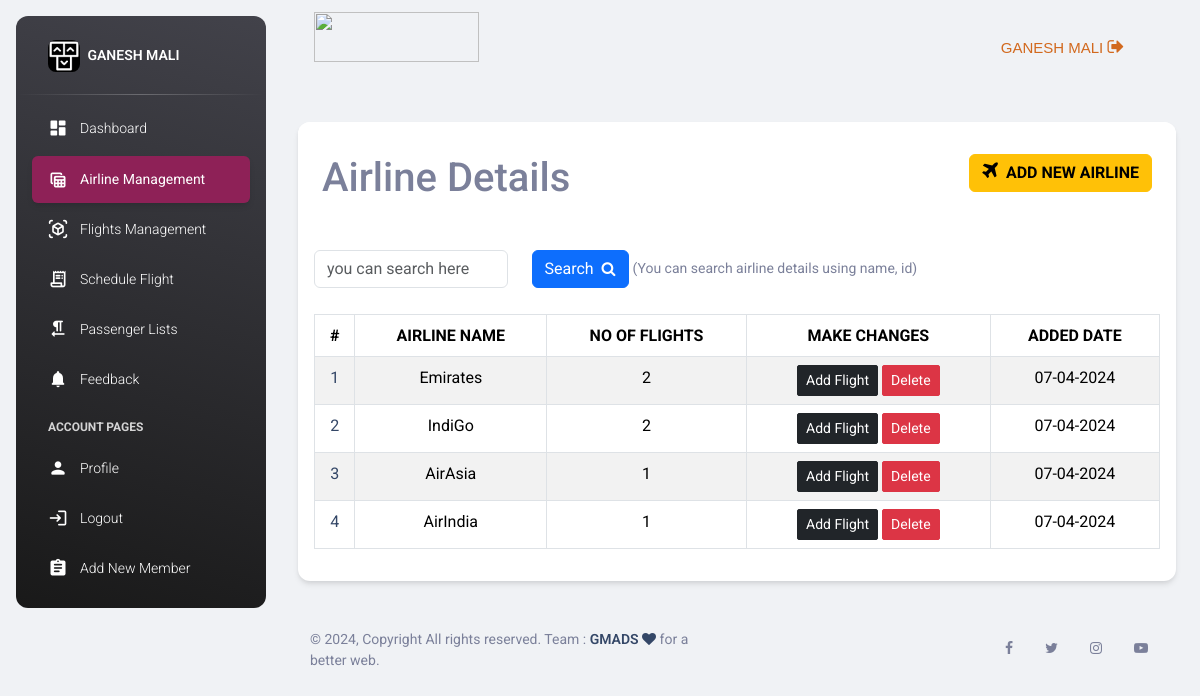
The app's page /airline-management.PHP (signed in) with its own data.
### tables this page shows
CREATE TABLE `airline` (
  `ano` int(255) NOT NULL,
  `aname` varchar(128) NOT NULL,
  `added_date` varchar(128) NOT NULL DEFAULT current_timestamp(),
  `no_of_flights` int(255) NOT NULL DEFAULT 0
);

### airline-management.PHP (the view, shortened to what the rows shown need)
<!DOCTYPE html>
<html lang="en">
<head>
  <link rel="stylesheet" href="https://cdn.jsdelivr.net/npm/bootstrap@5.3.2/dist/css/bootstrap.min.css">
  <link rel="stylesheet" href="https://cdnjs.cloudflare.com/ajax/libs/font-awesome/4.7.0/css/font-awesome.min.css">
  <link id="pagestyle" href="../assetsp/css/my.css?v=3.1.0" rel="stylesheet" />
  <link id="pagestyle" href="../assets/css/my.css?v=3.1.0" rel="stylesheet" />
</head>
<?php
  $hostName ="localhost";
  $dbusers ="root";
  $dbPassword ="";
  $dbName ="jetsetfly";
  $conn =mysqli_connect($hostName,$dbusers,$dbPassword,$dbName);
?>
<body class="g-sidenav-show  bg-gray-200">
  <main class="main-content position-relative max-height-vh-100 h-100 border-radius-lg ">
    <div class="container-fluid py-4">
      <div class="container">
          <div class="row">
            <div class="col-md-12 mt-4">
                <div class="card">
                    <div class="card-header">
                        <h4 class="card-title">
                            <h1>Airline Details
                                  <a href="add-airline.php"><button class="btn btn-warning float-end"><b> <i class="fa fa-plane" style="font-size:20px;"></i> &nbsp;ADD NEW AIRLINE</b></button></a>
                              </h1>
                        </h4>
                     </div>
                    <div class="card-body">
                                    <?php
                                    if(isset($_GET['search']))
                                    {
                                    ?>
                                    <br>
                                    <table class="table table-bordered table-striped table-hover">
                                <thead>
                                   <tr align="center">
                                      <th>#</th>
                                      <th>AIRLINE NAME</th>
                                      <th>NO OF FLIGHTS</th>
                                      <th>MAKE CHANGES</th>
                                      <th>ADDED DATE</th>
                                  </tr>
                                </thead>
                                <tbody>
                                    <?php
                                        $filter=$_GET['search'];
                                        $sql="SELECT * FROM airline WHERE CONCAT(ano,aname) LIKE '%$filter%' ";
                                        $result=mysqli_query($conn,$sql);
                                        if (mysqli_num_rows($result)>0)
                                        {
                                            foreach($result as $air)
                                            {
                                                ?>
                                                  <tr align="center">
                                                     <td><?php echo $air['ano']; ?></td>
                                                     <td><?php echo $air['aname'];
                                                         ?>
                                                     </td>
                                                     <td>
                                                      <?php
                                                        $ano=$air['ano'];
                                                        $sql="SELECT count(*) FROM flight WHERE ano=$ano";
                                                        $result=mysqli_query($conn,$sql);
                                                        if ($result)
                                                        {
                                                            $row = mysqli_fetch_row($result);
                                                            $count2 = $row[0];
                                                        }
                                                        else
                                                        {
                                                            $count2 = 0;
                                                        }
                                                        echo $count2;
                                                      ?>
                                                     </td>
                                                     <td>
                                                        <a href="add-flight.php?id=<?= $air['ano']; ?>" class="btn btn-dark btn-sm">Add Flight</a>
                                                        <a href="delete-airline.php?id=<?= $air['ano'];?>" class="btn btn-danger btn-sm">Delete</a>
                                                     </td>
                                                     <td><?php echo $air['added_date']; ?></td>
                                                  </tr>
                                                <?php
                                            }
                                        }
                                        else
                                        {
                                            echo "<div class='cont'><div class='alert alert-danger'>
                                                    No such record(s) found(s)
                                                  </div></div>";
                                        }
                                    }
                                    else
                                    {
                                    ?>
                         <br>
                         <table class="table table-bordered table-striped table-hover">
                                <thead>
                                <tr align="center">
                                      <th>#</th>
                                      <th>AIRLINE NAME</th>
                                      <th>NO OF FLIGHTS</th>
                                      <th>MAKE CHANGES</th>
                                      <th>ADDED DATE</th>
                                  </tr>
                                </thead>
                                <tbody>
                                    <?php
                                        $sql="SELECT * FROM airline";
                                        $result=mysqli_query($conn,$sql);
                                        if (mysqli_num_rows($result)>0)
                                        {
                                            foreach($result as $air)
                                            {
                                                ?>
                                                  <tr align="center">
                                                     <td><a href=""><?php echo $air['ano']; ?></td>
                                                     <td><?php echo $air['aname'];
                                                         ?>
                                                     </td>
                                                     <td>
                                                        <?php
                                                            $ano=$air['ano'];
                                                            $sql="SELECT count(*) FROM flight WHERE ano=$ano";
                                                            $result=mysqli_query($conn,$sql);
                                                            if ($result)
                                                            {
                                                                $row = mysqli_fetch_row($result);
                                                                $count2 = $row[0];
                                                            }
                                                            else
                                                            {
                                                                $count2 = 0;
                                                            }
                                                            echo $count2;
                                                        ?>
                                                     </td>
                                                     <td>
                                                        <a href="add-flight.php?id=<?= $air['ano']; ?>" class="btn btn-dark btn-sm">Add Flight</a>
                                                        <a href="delete-airline.php?id=<?= $air['ano'];?>" class="btn btn-danger btn-sm">Delete</a>
                                                     </td>
                                                     <td>
                                                        <?php
                                                            echo $air['added_date'];
                                                        ?>
                                                     </td>
                                                  </tr>
                                                <?php
                                            }
                                        }
                                        else
                                        {
                                            echo "<h5> No Record Found </h5>";
                                        }
                                    }
                                    ?>
                                </tbody>
                         </table>
                    </div>
                </div>
            </div>
          </div>
     </div>
  </main>
</body>
</html>

### records on screen
airline: ano "1", aname "Emirates", count2 "2", added_date "07-04-2024"
airline: ano "2", aname "IndiGo", count2 "2", added_date "07-04-2024"
airline: ano "3", aname "AirAsia", count2 "1", added_date "07-04-2024"
airline: ano "4", aname "AirIndia", count2 "1", added_date "07-04-2024"

### other values on screen
$name "GANESH MALI"
